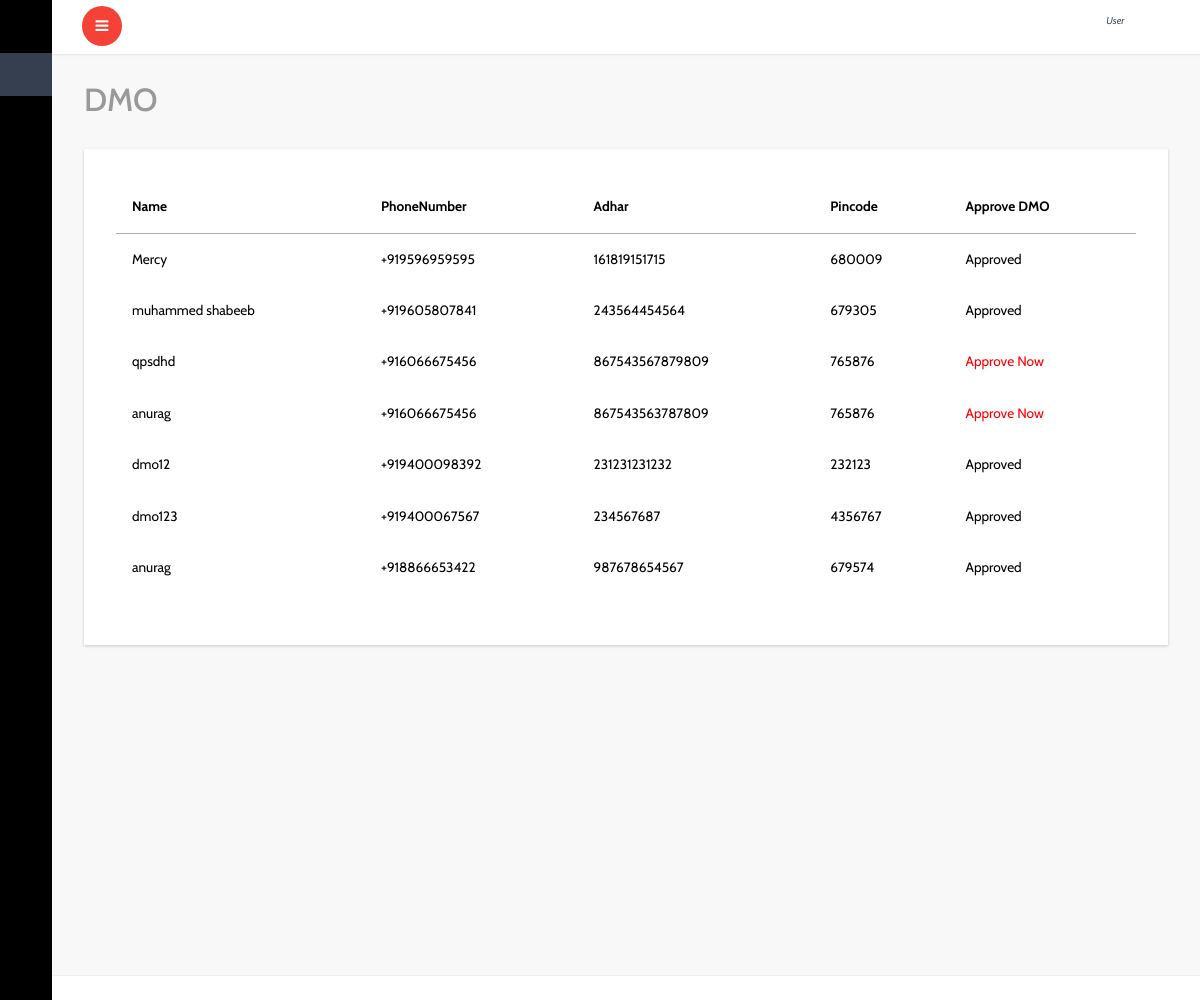
Screenshot of /all_dmo/ (signed in) with the database file from the repository.
### account/models.py (models this page shows, shortened)
class DMO(models.Model):
    user=models.OneToOneField(User,on_delete=models.CASCADE)
    name=models.CharField(max_length=30)
    phonenumber=PhoneNumberField()
    adhar=models.PositiveIntegerField(unique=True)
    pincode=models.PositiveIntegerField()
    status_appruval=models.BooleanField(default=False)

### account/views.py (the view)
# urls.py: path('all_dmo/',views.all_dmo,name='all_dmo'),
def all_dmo(request):
    c=DMO.objects.all()
    return render(request,'admin/dmo.html',{'c':c})

### templates/admin/dmo.html (shortened to what this page needs)
{% extends 'dashboard/index.html' %}
{% block content %}
			<div id="page-wrapper">
				<div class="graphs">
					<h3 class="blank1">DMO</h3>
					 <div class="xs tabls">
						<div class="bs-example4" data-example-id="contextual-table">
                            <table class="table">
                                {% if c %}
                                <thead>
                                    <tr>
                                      <th>Name</th>
                                      <th>PhoneNumber</th>
                                       <th>Adhar</th>
                                       <th>Pincode</th>
                                        <th>Approve DMO</th>
                                    </tr>
                                </thead>
                                <tbody>
                                    {% for l in c %}
                                    <tr>
                                        <td>{{l.name}}</td>
                                        <td>{{l.phonenumber}}</td>
                                        <td>{{l.adhar}}</td>
                                        <td>{{l.pincode}}</td>
                                     {% if l.status_appruval == True %}
                                        <td>Approved</td>
                                        {% else %}
                                        <td><a href="{% url 'dmoappruval' l.id %}" style="color: red;">Approve Now</a></td>
                                        {% endif %}
                                    </tr>
                                    {% endfor %}
                                </tbody>
                            </table>
                            {% else %}
                            <h4>No Centers Registerd For appruval</h4>
                            {% endif %}
					   </div>
						</div>
						</div>
					</div>
		{% endblock %}

### rows the page displays
DMO: name "Mercy", phonenumber "+919596959595", adhar "161819151715", pincode "680009", status_appruval "Approved"
DMO: name "muhammed shabeeb", phonenumber "+919605807841", adhar "243564454564", pincode "679305", status_appruval "Approved"
DMO: name "qpsdhd", phonenumber "+916066675456", adhar "867543567879809", pincode "765876", status_appruval "Approve Now"
DMO: name "anurag", phonenumber "+916066675456", adhar "867543563787809", pincode "765876", status_appruval "Approve Now"
DMO: name "dmo12", phonenumber "+919400098392", adhar "231231231232", pincode "232123", status_appruval "Approved"
DMO: name "dmo123", phonenumber "+919400067567", adhar "234567687", pincode "4356767", status_appruval "Approved"
DMO: name "anurag", phonenumber "+918866653422", adhar "987678654567", pincode "679574", status_appruval "Approved"
